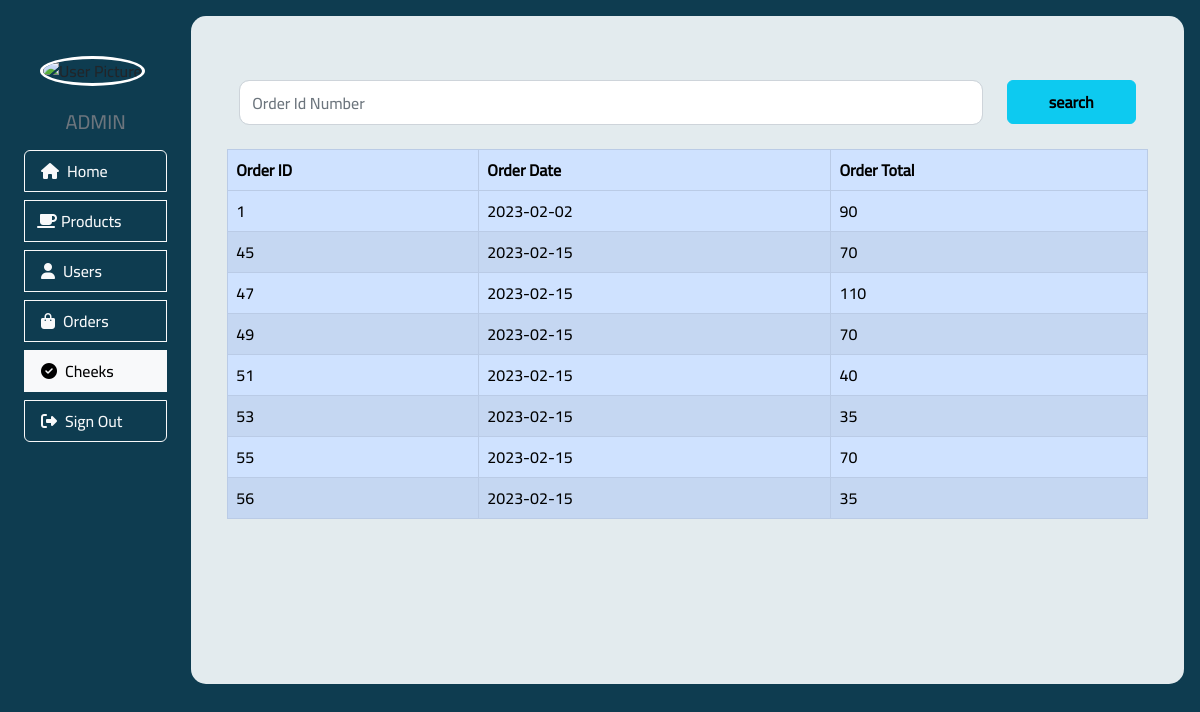
Page /cheeks2.php on the earlier database version.
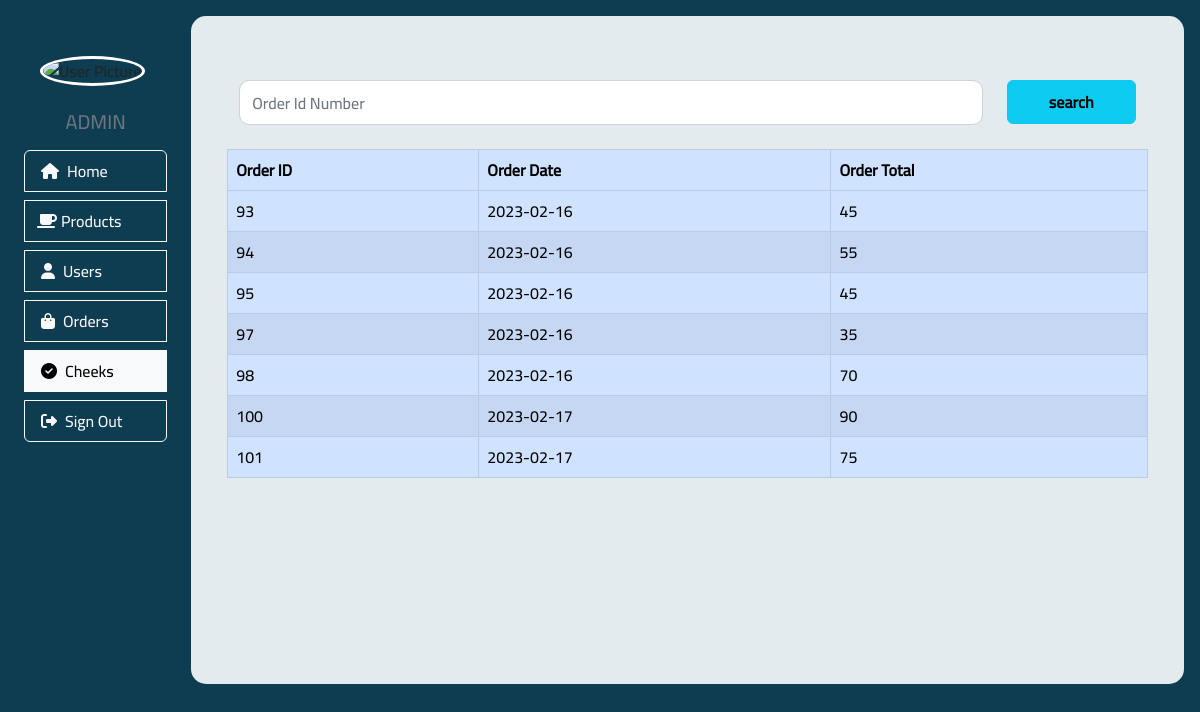
Same page on the later database version.
### tables this page shows
CREATE TABLE `orders` (
  `id` int(11) NOT NULL,
  `date` date NOT NULL
);

### cheeks2.php (the view, shortened to what this page needs)
<!DOCTYPE html>
<html lang="en">
    <head>
        <link href="https://cdn.jsdelivr.net/npm/bootstrap@5.2.3/dist/css/bootstrap.min.css" rel="stylesheet" />
        <link rel="stylesheet" href="https://cdnjs.cloudflare.com/ajax/libs/font-awesome/6.2.1/css/all.min.css" />
        <link rel="stylesheet" href="Assets/Styles/style_main.css">
        <link rel="stylesheet" href="Assets/Styles/cheeks.css">
    </head>
    <body>
        <div class="m-0 p-3 h-100 w-100 d-flex">
            <div class="right_side_style pe-3 pt-3 pt-lg-2">
                <div class="user_info_style p-lg-2">
                    <div class="p-3 pt-4 img-style">
                        <img src="Assets/Images/Users/<?php echo $user_pic; ?>" alt="User Picture" class="rounded-circle w-100" style="border: 3px solid white;">
                    </div>
                    <h5 class="m-0 text-secondary d-none d-lg-block text-center">ADMIN</h5>
                </div>
                <div class="btn-group-vertical w-100 pt-4 pt-lg-1 p-2">
                    <a href="Admin_Home.php" class="btn btn-outline-light text-start p-2 my-1"><i class="fa-solid fa-house mx-2"></i><span class="d-none d-lg-inline">Home</span></a>
                    <a href="All_Products.php" class="btn btn-outline-light text-start p-2 my-1"><i class="fa-solid fa-mug-saucer mx-1"></i><span class="d-none d-lg-inline">Products</span></a>
                    <a href="All_Users.php" class="btn btn-outline-light text-start p-2 my-1"><i class="fa-solid fa-user mx-2"></i><span class="d-none d-lg-inline">Users</span></a>
                    <a href="Admin_Orders.php" class="btn btn-outline-light text-start p-2 my-1"><i class="fa-solid fa-bag-shopping mx-2"></i><span class="d-none d-lg-inline">Orders</span></a>
                    <a href="Cheeks.php" class="btn btn-outline-light text-start p-2 my-1 active"><i class="fa-solid fa-circle-check mx-2"></i><span class="d-none d-lg-inline">Cheeks</span></a>
                    <a href="Login.php" class="btn btn-outline-light text-start p-2 my-1"><i class="fa-solid fa-right-from-bracket mx-2"></i><span class="d-none d-lg-inline">Sign Out</span></a>
                </div>
            </div>
            <div class="main_section_style m-0 p-5">
              <?php
                $con = new PDO('mysql:host=localhost;dbname=coffee_shop', 'root', '');
                $dateFrom = $_POST['from_date'];
                $dateTill = $_POST['till_date'];
                $userName = $_POST['user'];
                if (empty($dateFrom)){$dateFrom='2023-01-01';};
                if (empty($dateTill)){$dateTill='2023-12-31';};
                if(empty($userName )){$userName='all users';};
                if($userName == "all users"){
                  $query2 = "select distinct orders.id ,date as 'order date', total 'order total' from orders
                  inner join user_order_product on user_order_product.order_id= orders.id
                  join orders_info on orders_info.order_id = user_order_product.order_id
                  inner join users on users.id = user_order_product.user_id
                  where `date` between :from_date and :till_date ";
                  $query2_prepared = $con->prepare($query2);
                  $query2_prepared->bindParam(':from_date', $dateFrom);
                  $query2_prepared->bindParam(':till_date', $dateTill);
                  $query2_prepared->execute();
                  $query2_data = ($query2_prepared->fetchAll(PDO::FETCH_ASSOC));
                }
                ?>
                <form  role="search" action="viewOrderDetails.php" method="get" class="mt-3">
                  <div class="row">
                  <div class="col-10">
                  <input type="text" class="form-control" placeholder="Order Id Number" name="search" id="search">
                  </div>
                  <div class="col-2">
                  <button type="submit" class="btn btn-info w-100" id="searchButton"> search </button>
                  </div>
               </form>
                <table class="table table-striped table-bordered table-hover table-primary mt-4">
                  <thead>
                    <tr>
                    <th scope="col">Order ID</th>
                      <th scope="col">Order Date</th>
                      <th scope="col">Order Total</th>
                    </tr>
                  </thead>
                  <tbody>
                    <tr>
                    <?php foreach ($query2_data as $user): ?>
                                <tr  >
                                <?php foreach ($user as $key => $value): ?>
                                        <td> <?php echo $value; ?> </td>
                                    <?php endforeach;?>
                                </tr>
                            <?php endforeach;?>
                    </tr>
                  </tbody>
                </table>
            </div>
        </div>
    </body>
</html>

### Assets/Styles/style_main.css (style rules this page uses)
body { background-color: rgb(14, 60, 80); height: 700px; }
.right_side_style { width: 15%; }
.main_section_style { width: 85%; margin: 10px; border-radius: 15px; background-color: rgb(227, 235, 238); }
body { font-family: NotoSerif; }

### Assets/Styles/cheeks.css (style rules this page uses)
#search { height: 45px; border-radius: 10px; }
#searchButton { height: 44px; width: 113px; font-weight: 600; }

Differences in the rows shown:
removed orders: id "1", date "2023-02-02", value "90"
removed orders: id "45", date "2023-02-15", value "70"
removed orders: id "47", date "2023-02-15", value "110"
removed orders: id "49", date "2023-02-15", value "70"
removed orders: id "51", date "2023-02-15", value "40"
removed orders: id "53", date "2023-02-15", value "35"
removed orders: id "55", date "2023-02-15", value "70"
removed orders: id "56", date "2023-02-15", value "35"
added orders: id "93", date "2023-02-16", value "45"
added orders: id "94", date "2023-02-16", value "55"
added orders: id "95", date "2023-02-16", value "45"
added orders: id "97", date "2023-02-16", value "35"
added orders: id "98", date "2023-02-16", value "70"
added orders: id "100", date "2023-02-17", value "90"
added orders: id "101", date "2023-02-17", value "75"
